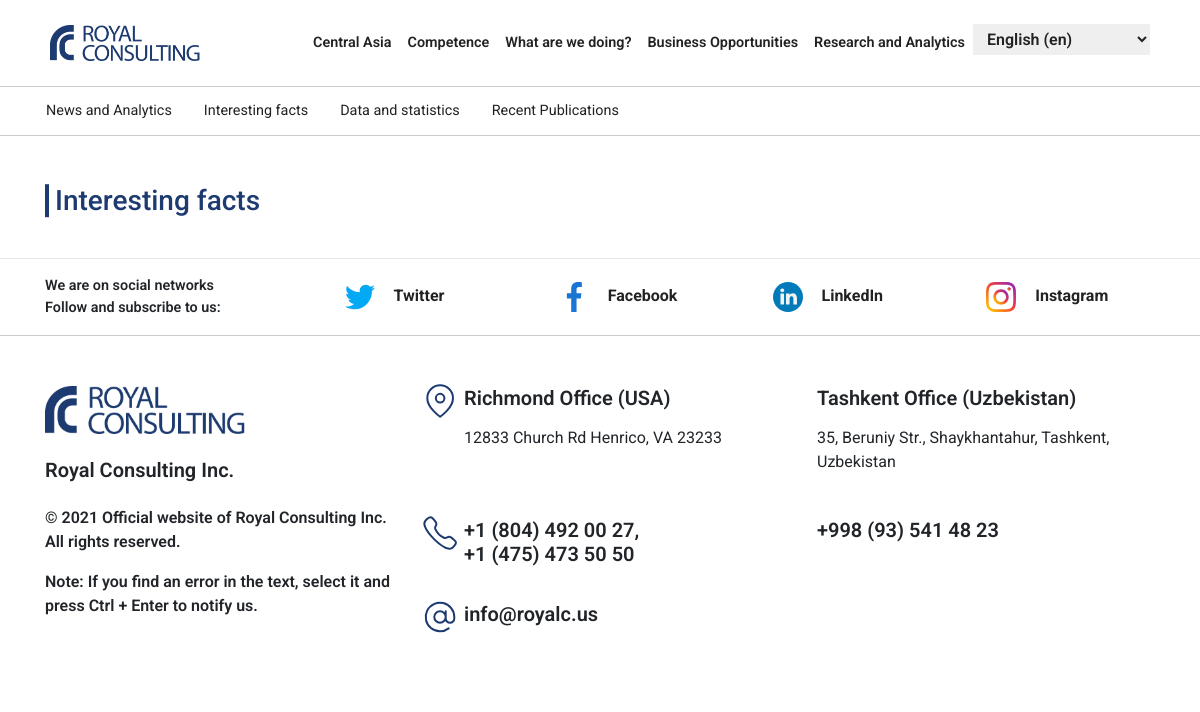
Before: /wedo/facts/ with the older database file.
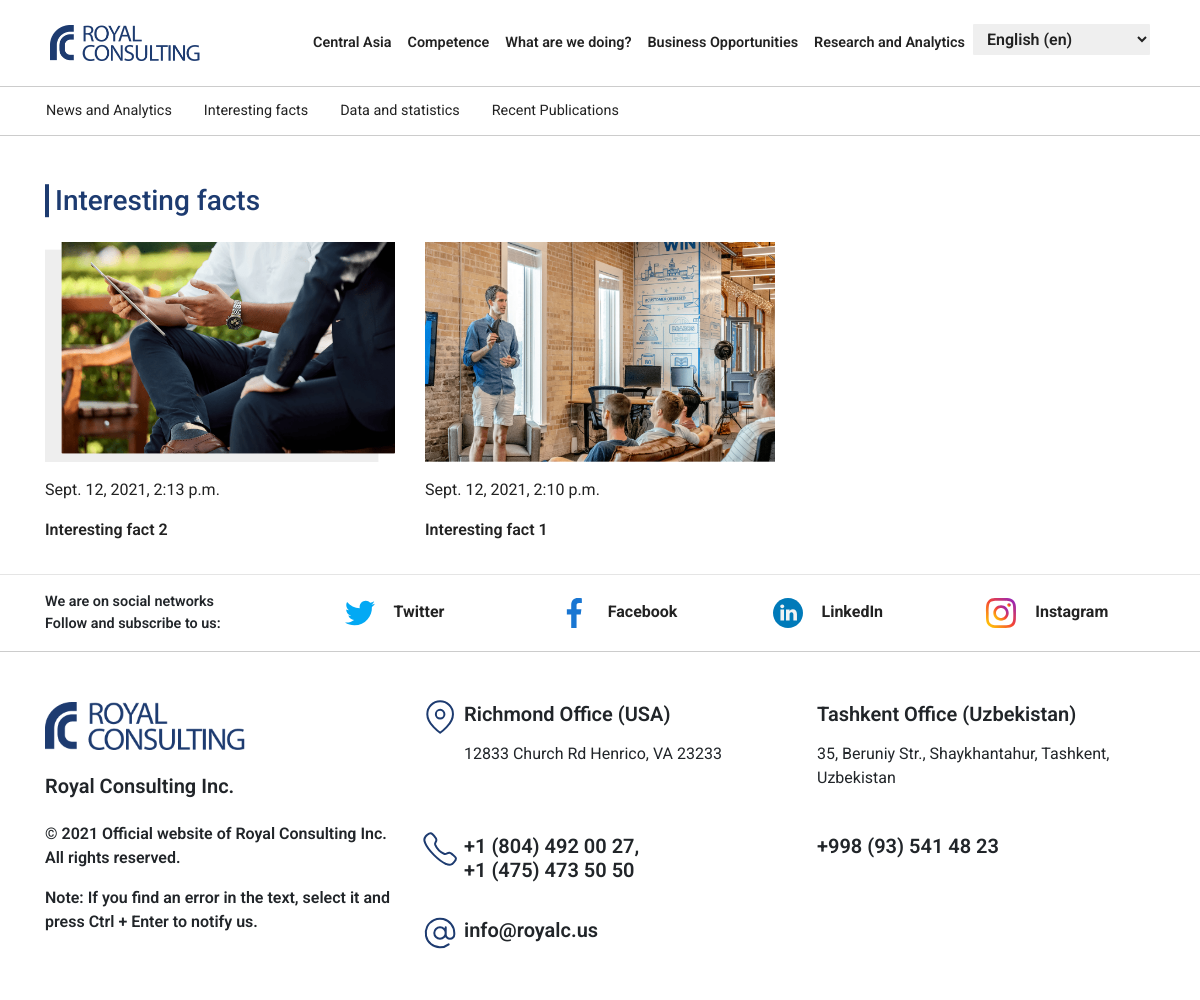
After: the same page with the newer database file.
### wedo/models.py (models this page shows, shortened)
class NewsModel(models.Model):
    title = models.CharField(max_length=500, null=True, blank=True)
    body = RichTextField(null=True, blank=True)
    image = models.ImageField(upload_to=upload_location, null=True, blank=True)
    date_published = models.DateTimeField(auto_now_add=True, verbose_name="date published")
    slug = models.SlugField(blank=True, unique=True)
    category = models.CharField(
        max_length=50,
        choices=R_A_CHOICES,
        default='News and Analytics',
    )
    class Meta:
        ordering = ['-date_published']
        verbose_name = 'News and Analytics'
        verbose_name_plural = 'News and Analytics'
    @property
    def imageURL(self):
        try:
            url = self.image.url
        except:
            url = ''
        return url

### wedo/views.py (the view)
# urls.py: path('facts/', interesting_facts_page_view, name="facts"),
def interesting_facts_page_view(request):
    context = {}
    facts = NewsModel.objects.filter(category='Interesting facts')
    context = {
        'facts': facts,
    }
    return render(request, 'template_page.html', context)

### wedo/templates/template_page.html
{% extends 'base.html' %}
{% load static %}
{% load i18n %}
{% block content %}
<div class="container-fluid">
    <div class="row submenu">
        <div class="container">
            <div class="row">
                <ul class="nav">
                    <li class="nav-item">
                        <a class="nav-link" href="{% url 'wedo:news-list' %}">News and Analytics</a>
                    </li>
                    <li class="nav-item">
                        <a class="nav-link" href="{% url 'wedo:facts' %}">Interesting facts</a>
                    </li>
                    <li class="nav-item">
                        <a class="nav-link" href="{% url 'wedo:statistics' %}">Data and statistics</a>
                    </li>
                    <li class="nav-item">
                        <a class="nav-link" href="{% url 'wedo:publications' %}">Recent Publications</a>
                    </li>
                </ul>
            </div>
        </div>
    </div>
</div>
<div class="container">
    <div class="row">
        <div class="col-12">
            <h3 class="big-title mt-5">Interesting facts</h3>
        </div>
    </div>
    <div class="row animation news mt-3">
        {% for fact in facts %}
            <div class="col-md-4 animation_left">
                <a href="{% url 'wedo:news-detail' fact.slug %}">
                    <img src="{{ fact.imageURL }}" class="w-100" alt="">
                    <p class="mt-3">{{ fact.date_published}}</p>
                    <p class="bold">{{ fact.title}}</p>
                </a>
            </div>
        {% endfor %}
    </div>
</div>
{% endblock %}

Changed rows visible on the page:
added NewsModel: imageURL (picture), date_published "Sept. 12, 2021, 2:13 p.m.", title "Interesting fact 2"
added NewsModel: imageURL (picture), date_published "Sept. 12, 2021, 2:10 p.m.", title "Interesting fact 1"
